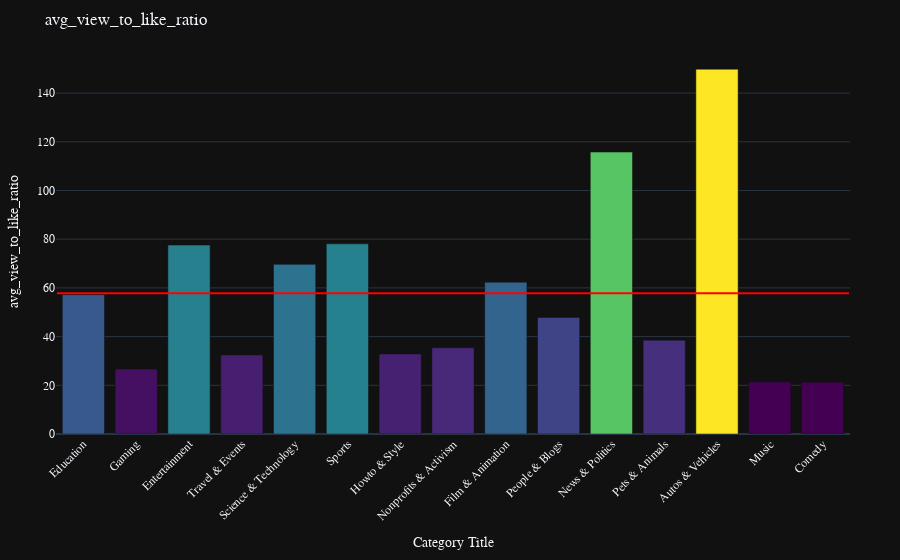
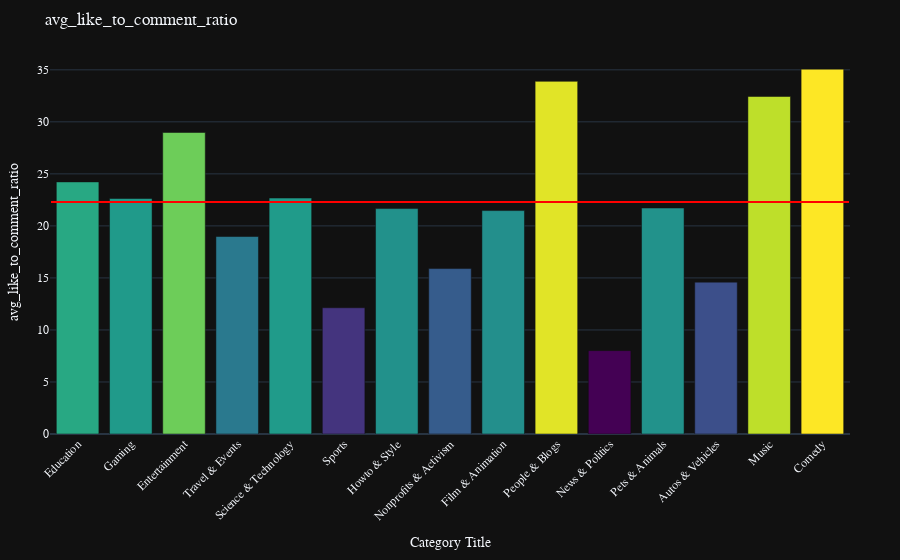
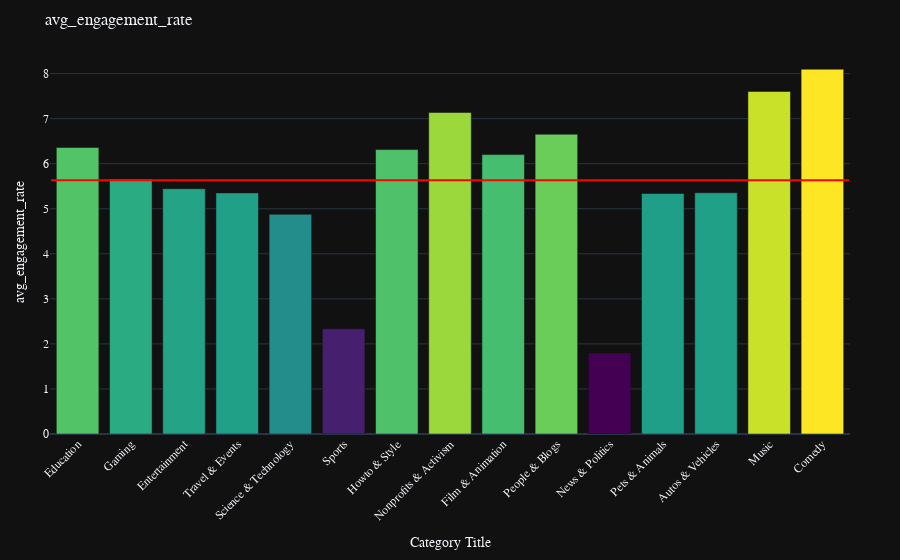
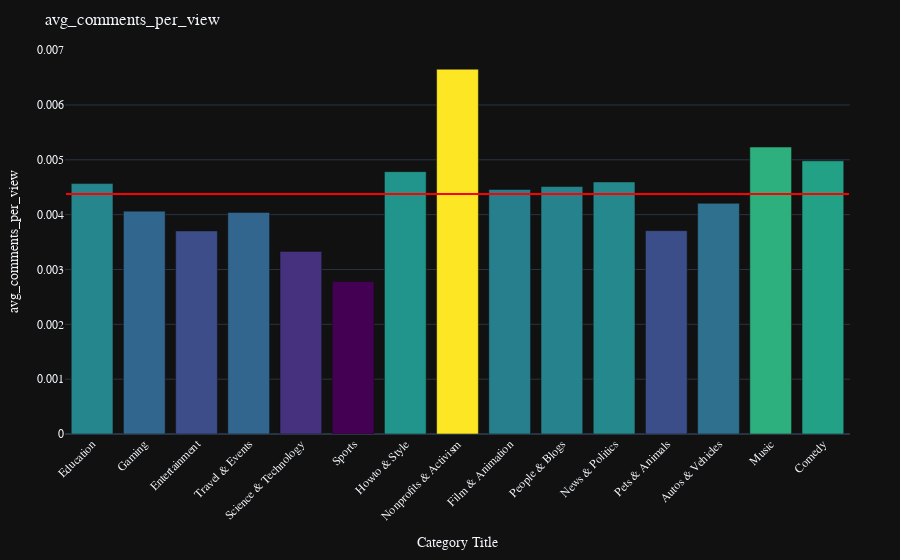

These figures' notebook cell, in order:
### Markdown cell above
#### charts

### Code cell
# graph one by one of the columns on bar chart

# convert the spark dataframe to pandas dataframe
eng_metrics_by_category_pd = eng_metrics_by_category.toPandas()

import plotly.graph_objects as go
import numpy as np


# Assuming eng_metrics_by_category_pd is the pandas DataFrame converted from Spark DataFrame

def plot_bar_chart(df, column_name):
    # Create a bar chart using Plotly, with colors based on the column values
    fig = go.Figure(data=[go.Bar(
        x=df['categoryTitle'],
        y=df[column_name],
        marker=dict(color=df[column_name], colorscale='Viridis')  # Apply color based on column value
    )])
    fig.update_layout(title_text=column_name, xaxis_title='Category Title', yaxis_title=column_name)
    # Hide legend (since it's not needed here)
    fig.update_layout(showlegend=False)

    # vertical text
    fig.update_layout(xaxis_tickangle=-45)

    # add mean line, full width of paper
    fig.add_shape(
        type="line",
        x0=-0.5,
        y0=df[column_name].mean(),
        x1=len(df['categoryTitle']) - 0.5,
        y1=df[column_name].mean(),
        line=dict(
            color="red",
            width=2
        )
    )

    fig.show()

for column in eng_metrics_by_category_pd.columns:
    if column != "categoryTitle":
        plot_bar_chart(eng_metrics_by_category_pd, column)

### Figure 1 — Plotly figure (JSON) as saved in the notebook; plotly's stock layout.template omitted (floating-point values rounded to 4 significant figures)
{"data": [{"marker": {"color": [57.21, 26.64, 77.57, 32.45, 69.68, 78.1, 32.86, 35.42, 62.34, 47.88, 115.8, 38.55, 149.8, 21.41, 21.3], "colorscale": [[0, "#440154"], [0.1111, "#482878"], [0.2222, "#3e4989"], [0.3333, "#31688e"], [0.4444, "#26828e"], [0.5556, "#1f9e89"], [0.6667, "#35b779"], [0.7778, "#6ece58"], [0.8889, "#b5de2b"], [1, "#fde725"]]}, "type": "bar", "x": ["Education", "Gaming", "Entertainment", "Travel & Events", "Science & Technology", "Sports", "Howto & Style", "Nonprofits & Activism", "Film & Animation", "People & Blogs", "News & Politics", "Pets & Animals", "Autos & Vehicles", "Music", "Comedy"], "y": [57.21, 26.64, 77.57, 32.45, 69.68, 78.1, 32.86, 35.42, 62.34, 47.88, 115.8, 38.55, 149.8, 21.41, 21.3]}], "layout": {"shapes": [{"line": {"color": "red", "width": 2}, "type": "line", "x0": -0.5, "x1": 14.5, "y0": 57.8, "y1": 57.8}], "showlegend": false, "title": {"text": "avg_view_to_like_ratio"}, "xaxis": {"tickangle": -45, "title": {"text": "Category Title"}}, "yaxis": {"title": {"text": "avg_view_to_like_ratio"}}}}

### Figure 2 — Plotly figure (JSON) as saved in the notebook; plotly's stock layout.template omitted (floating-point values rounded to 4 significant figures)
{"data": [{"marker": {"color": [24.23, 22.63, 28.98, 18.98, 22.68, 12.13, 21.66, 15.9, 21.47, 33.89, 8.012, 21.72, 14.59, 32.44, 35.06], "colorscale": [[0, "#440154"], [0.1111, "#482878"], [0.2222, "#3e4989"], [0.3333, "#31688e"], [0.4444, "#26828e"], [0.5556, "#1f9e89"], [0.6667, "#35b779"], [0.7778, "#6ece58"], [0.8889, "#b5de2b"], [1, "#fde725"]]}, "type": "bar", "x": ["Education", "Gaming", "Entertainment", "Travel & Events", "Science & Technology", "Sports", "Howto & Style", "Nonprofits & Activism", "Film & Animation", "People & Blogs", "News & Politics", "Pets & Animals", "Autos & Vehicles", "Music", "Comedy"], "y": [24.23, 22.63, 28.98, 18.98, 22.68, 12.13, 21.66, 15.9, 21.47, 33.89, 8.012, 21.72, 14.59, 32.44, 35.06]}], "layout": {"shapes": [{"line": {"color": "red", "width": 2}, "type": "line", "x0": -0.5, "x1": 14.5, "y0": 22.29, "y1": 22.29}], "showlegend": false, "title": {"text": "avg_like_to_comment_ratio"}, "xaxis": {"tickangle": -45, "title": {"text": "Category Title"}}, "yaxis": {"title": {"text": "avg_like_to_comment_ratio"}}}}

### Figure 3 — Plotly figure (JSON) as saved in the notebook; plotly's stock layout.template omitted (floating-point values rounded to 4 significant figures)
{"data": [{"marker": {"color": [6.361, 5.66, 5.444, 5.352, 4.877, 2.334, 6.313, 7.138, 6.202, 6.654, 1.8, 5.339, 5.355, 7.603, 8.098], "colorscale": [[0, "#440154"], [0.1111, "#482878"], [0.2222, "#3e4989"], [0.3333, "#31688e"], [0.4444, "#26828e"], [0.5556, "#1f9e89"], [0.6667, "#35b779"], [0.7778, "#6ece58"], [0.8889, "#b5de2b"], [1, "#fde725"]]}, "type": "bar", "x": ["Education", "Gaming", "Entertainment", "Travel & Events", "Science & Technology", "Sports", "Howto & Style", "Nonprofits & Activism", "Film & Animation", "People & Blogs", "News & Politics", "Pets & Animals", "Autos & Vehicles", "Music", "Comedy"], "y": [6.361, 5.66, 5.444, 5.352, 4.877, 2.334, 6.313, 7.138, 6.202, 6.654, 1.8, 5.339, 5.355, 7.603, 8.098]}], "layout": {"shapes": [{"line": {"color": "red", "width": 2}, "type": "line", "x0": -0.5, "x1": 14.5, "y0": 5.635, "y1": 5.635}], "showlegend": false, "title": {"text": "avg_engagement_rate"}, "xaxis": {"tickangle": -45, "title": {"text": "Category Title"}}, "yaxis": {"title": {"text": "avg_engagement_rate"}}}}

### Figure 4 — Plotly figure (JSON) as saved in the notebook; plotly's stock layout.template omitted (floating-point values rounded to 4 significant figures)
{"data": [{"marker": {"color": [0.004567, 0.004064, 0.003703, 0.00404, 0.003329, 0.002782, 0.004784, 0.006652, 0.00446, 0.004513, 0.004597, 0.003708, 0.004207, 0.005233, 0.004982], "colorscale": [[0, "#440154"], [0.1111, "#482878"], [0.2222, "#3e4989"], [0.3333, "#31688e"], [0.4444, "#26828e"], [0.5556, "#1f9e89"], [0.6667, "#35b779"], [0.7778, "#6ece58"], [0.8889, "#b5de2b"], [1, "#fde725"]]}, "type": "bar", "x": ["Education", "Gaming", "Entertainment", "Travel & Events", "Science & Technology", "Sports", "Howto & Style", "Nonprofits & Activism", "Film & Animation", "People & Blogs", "News & Politics", "Pets & Animals", "Autos & Vehicles", "Music", "Comedy"], "y": [0.004567, 0.004064, 0.003703, 0.00404, 0.003329, 0.002782, 0.004784, 0.006652, 0.00446, 0.004513, 0.004597, 0.003708, 0.004207, 0.005233, 0.004982]}], "layout": {"shapes": [{"line": {"color": "red", "width": 2}, "type": "line", "x0": -0.5, "x1": 14.5, "y0": 0.004375, "y1": 0.004375}], "showlegend": false, "title": {"text": "avg_comments_per_view"}, "xaxis": {"tickangle": -45, "title": {"text": "Category Title"}}, "yaxis": {"title": {"text": "avg_comments_per_view"}}}}
